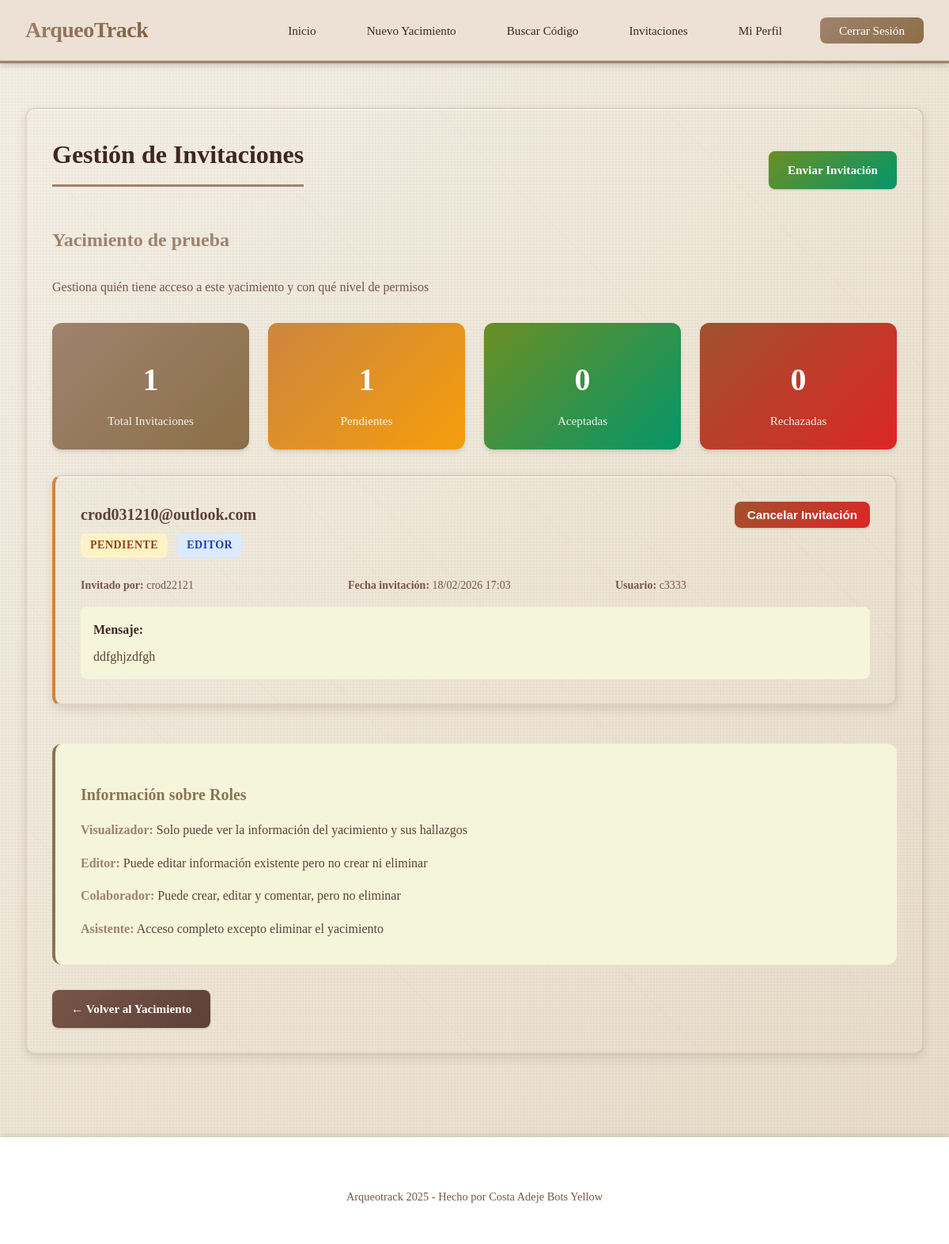
Page /yacimiento/2/invitaciones (signed in) on the committed database.
### app/models/yacimiento.py (models this page shows, shortened)
class Yacimiento(db.Model):
    __tablename__ = 'yacimientos'
    id = db.Column(db.Integer, primary_key=True)
    user_id = db.Column(db.Integer, db.ForeignKey('usuarios.id'), nullable=False, index=True)
    nombre = db.Column(db.String(200), nullable=False)
    ubicacion = db.Column(db.String(300))
    descripcion = db.Column(db.Text)
    lat = db.Column(db.Float)
    lng = db.Column(db.Float)
    polygon_geojson = db.Column(db.Text)  # GeoJSON del polígono (almacenado como texto)
    area_m2 = db.Column(db.Float)  # Área en metros cuadrados
    altitud_media = db.Column(db.Float)
    responsable = db.Column(db.String(100))
    fecha_inicio = db.Column(db.Date)
    fecha_fin = db.Column(db.Date)
    fecha_creacion = db.Column(db.DateTime, default=datetime.utcnow, nullable=False)
    fecha_actualizacion = db.Column(db.DateTime, default=datetime.utcnow, onupdate=datetime.utcnow)
    propietario = db.relationship(
        'Usuario',
        back_populates='yacimientos'
    )
    hallazgos = db.relationship(
        'Hallazgo',
        back_populates='yacimiento',
        cascade='all, delete-orphan',
        lazy='dynamic'
    )
    sectores = db.relationship(
        'Sector',
        back_populates='yacimiento',
        cascade='all, delete-orphan',
        lazy='dynamic'
    )
    fases = db.relationship(
        'FaseProyecto',
        back_populates='yacimiento',
        cascade='all, delete-orphan',
        lazy='dynamic',
        order_by='FaseProyecto.orden'
    )
    eventos = db.relationship(
        'Evento',
        back_populates='yacimiento',
        cascade='all, delete-orphan',
        lazy='dynamic',
        order_by='Evento.fecha.desc()'
    )
    invitaciones = db.relationship(
        'Invitacion',
        back_populates='yacimiento',
        cascade='all, delete-orphan',
        lazy='dynamic'
    )
    __table_args__ = (
        db.Index('idx_yacimientos_user_fecha', 'user_id', 'fecha_creacion'),
    )

### app/models/invitacion.py (models this page shows, shortened)
class Invitacion(db.Model):
    __tablename__ = 'invitaciones'
    id = db.Column(db.Integer, primary_key=True)
    yacimiento_id = db.Column(db.Integer, db.ForeignKey('yacimientos.id'), nullable=False, index=True)
    invitado_id = db.Column(db.Integer, db.ForeignKey('usuarios.id'), nullable=False, index=True)
    invitado_por_id = db.Column(db.Integer, db.ForeignKey('usuarios.id'), nullable=False)
    email = db.Column(db.String(120), nullable=False)
    rol = db.Column(db.String(50), nullable=False)  # visualizador, editor, colaborador, asistente
    mensaje = db.Column(db.Text)
    estado = db.Column(db.String(20), default='pendiente', nullable=False)  # pendiente, aceptada, rechazada, cancelada
    fecha_envio = db.Column(db.DateTime, default=datetime.utcnow, nullable=False)
    fecha_respuesta = db.Column(db.DateTime)
    yacimiento = db.relationship(
        'Yacimiento',
        back_populates='invitaciones'
    )
    invitado = db.relationship(
        'Usuario',
        back_populates='invitaciones_recibidas',
        foreign_keys=[invitado_id]
    )
    invitado_por = db.relationship(
        'Usuario',
        back_populates='invitaciones_enviadas',
        foreign_keys=[invitado_por_id]
    )
    __table_args__ = (
        db.Index('idx_invitaciones_yacimiento_estado', 'yacimiento_id', 'estado'),
        db.Index('idx_invitaciones_invitado_estado', 'invitado_id', 'estado'),
    )

### app/models/user.py (models this page shows, shortened)
class Usuario(db.Model, UserMixin):
    __tablename__ = 'usuarios'
    id = db.Column(db.Integer, primary_key=True)
    nombre_usuario = db.Column(db.String(80), unique=True, nullable=False, index=True)
    email = db.Column(db.String(120), unique=True, nullable=False, index=True)
    contraseña = db.Column('password_hash', db.String(200), nullable=False)
    nombre = db.Column(db.String(100), nullable=False)
    apellidos = db.Column(db.String(100), nullable=False)
    fecha_nacimiento = db.Column(db.Date, nullable=False)
    ocupacion = db.Column(db.String(50), nullable=True)
    fecha_registro = db.Column(db.DateTime, default=datetime.utcnow)
    activo = db.Column(db.Boolean, default=True)
    rol = db.Column(db.String(20), default='arqueologo')
    yacimientos = db.relationship('Yacimiento', back_populates='propietario', lazy='dynamic')
    hallazgos = db.relationship('Hallazgo', back_populates='propietario', lazy='dynamic', foreign_keys='Hallazgo.user_id')
    hallazgos_encontrados = db.relationship('Hallazgo', back_populates='encontrado_por', lazy='dynamic', foreign_keys='Hallazgo.encontrado_por_id')
    eventos = db.relationship('Evento', back_populates='usuario', lazy='dynamic')
    comentarios = db.relationship('Comentario', back_populates='usuario', lazy='dynamic')
    fases_responsable = db.relationship('FaseProyecto', back_populates='responsable', lazy='dynamic')
    invitaciones_enviadas = db.relationship('Invitacion', back_populates='invitado_por', lazy='dynamic', foreign_keys='Invitacion.invitado_por_id')
    invitaciones_recibidas = db.relationship('Invitacion', back_populates='invitado', lazy='dynamic', foreign_keys='Invitacion.invitado_id')

### app/blueprints/invitacion.py (the view)
@invitacion_bp.route('/yacimiento/<int:yacimiento_id>/invitaciones')
@login_required
def gestionar(yacimiento_id):
    yacimiento = Yacimiento.query.get_or_404(yacimiento_id)
    if yacimiento.user_id != current_user.id:
        abort(403)
    invitaciones = Invitacion.query.filter_by(yacimiento_id=yacimiento_id).all()
    invitaciones_pendientes = [i for i in invitaciones if i.estado == 'pendiente']
    colaboradores = [i for i in invitaciones if i.estado == 'aceptada']
    return render_template(
        'invitaciones/gestionar.html',
        yacimiento=yacimiento,
        invitaciones=invitaciones,
        invitaciones_pendientes=invitaciones_pendientes,
        colaboradores=colaboradores
    )

### templates/invitaciones/gestionar.html (shortened to what this page needs)
{% extends "base.html" %}
{% block content %}
<div class="main-content">
    <div class="card">
        <div style="display: flex; justify-content: space-between; align-items: center; flex-wrap: wrap; gap: 1rem; margin-bottom: 1.5rem;">
            <h1>Gestión de Invitaciones</h1>
            <a href="/yacimiento/{{ yacimiento.id }}/invitar" class="btn btn-success">Enviar Invitación</a>
        </div>
        <h2 style="color: var(--primary-color); border: none;">{{ yacimiento.nombre }}</h2>
        <p style="color: var(--gray); margin: 1rem 0;">
            Gestiona quién tiene acceso a este yacimiento y con qué nivel de permisos
        </p>
        {% if invitaciones %}
            <div class="stats-grid" style="margin: 2rem 0;">
                <div class="stat-card">
                    <h3>{{ invitaciones|length }}</h3>
                    <p>Total Invitaciones</p>
                </div>
                <div class="stat-card" style="background: linear-gradient(135deg, var(--warning-color), #f59e0b);">
                    <h3>{{ invitaciones|selectattr('estado', 'equalto', 'pendiente')|list|length }}</h3>
                    <p>Pendientes</p>
                </div>
                <div class="stat-card" style="background: linear-gradient(135deg, var(--success-color), #059669);">
                    <h3>{{ invitaciones|selectattr('estado', 'equalto', 'aceptada')|list|length }}</h3>
                    <p>Aceptadas</p>
                </div>
                <div class="stat-card" style="background: linear-gradient(135deg, var(--danger-color), #dc2626);">
                    <h3>{{ invitaciones|selectattr('estado', 'equalto', 'rechazada')|list|length }}</h3>
                    <p>Rechazadas</p>
                </div>
            </div>
            <div style="margin-top: 2rem;">
                {% for invitacion in invitaciones|sort(attribute='fecha_envio', reverse=True) %}
                <div class="card" style="margin-bottom: 1rem; border-left: 4px solid
                    {% if invitacion.estado == 'aceptada' %}var(--success-color)
                    {% elif invitacion.estado == 'rechazada' %}var(--danger-color)
                    {% else %}var(--warning-color){% endif %};">
                    <div style="display: flex; justify-content: space-between; align-items: start; flex-wrap: wrap; gap: 1rem;">
                        <div style="flex: 1;">
                            <h3 style="margin: 0;">{{ invitacion.email }}</h3>
                            <p style="margin: 0.5rem 0;">
                                <span class="badge badge-{% if invitacion.estado == 'aceptada' %}success{% elif invitacion.estado == 'rechazada' %}danger{% else %}warning{% endif %}">
                                    {{ invitacion.estado|upper }}
                                </span>
                                <span class="badge badge-info" style="margin-left: 0.5rem;">
                                    {{ invitacion.rol|upper }}
                                </span>
                            </p>
                        </div>
                        {% if invitacion.estado == 'pendiente' %}
                        <form method="POST" action="/revocar_invitacion/{{ invitacion.id }}" style="display: inline;" onsubmit="return confirm('¿Cancelar esta invitación?');">
                            <button type="submit" class="btn btn-danger" style="padding: 0.5rem 1rem;">
                                Cancelar Invitación
                            </button>
                        </form>
                        {% endif %}
                    </div>
                    <div class="detail-grid" style="margin-top: 1rem; grid-template-columns: repeat(auto-fit, minmax(200px, 1fr)); gap: 1rem; font-size: var(--font-sm); color: var(--gray);">
                        <div><strong>Invitado por:</strong> {{ invitacion.invitado_por.nombre_usuario }}</div>
                        <div><strong>Fecha invitación:</strong> {{ invitacion.fecha_envio.strftime('%d/%m/%Y %H:%M') }}</div>
                        {% if invitacion.invitado %}
                        <div><strong>Usuario:</strong> {{ invitacion.invitado.nombre_usuario }}</div>
                        {% endif %}
                    </div>
                    {% if invitacion.mensaje %}
                    <div style="margin-top: 1rem; padding: 1rem; background: var(--light-gray); border-radius: var(--border-radius);">
                        <strong>Mensaje:</strong>
                        <p style="margin: 0.5rem 0 0 0; color: var(--dark-secondary);">{{ invitacion.mensaje }}</p>
                    </div>
                    {% endif %}
                </div>
                {% endfor %}
            </div>
        {% endif %}
        <div style="margin-top: 3rem; padding: 2rem; background: var(--light-gray); border-radius: var(--border-radius-lg); border-left: 4px solid var(--info-color);">
            <h3 style="color: var(--info-color); margin-bottom: 1rem;">Información sobre Roles</h3>
            <div style="display: grid; gap: 1rem;">
                <div>
                    <strong style="color: var(--primary-color);">Visualizador:</strong>
                    <span style="color: var(--dark-secondary);"> Solo puede ver la información del yacimiento y sus hallazgos</span>
                </div>
                <div>
                    <strong style="color: var(--primary-color);">Editor:</strong>
                    <span style="color: var(--dark-secondary);"> Puede editar información existente pero no crear ni eliminar</span>
                </div>
                <div>
                    <strong style="color: var(--primary-color);">Colaborador:</strong>
                    <span style="color: var(--dark-secondary);"> Puede crear, editar y comentar, pero no eliminar</span>
                </div>
                <div>
                    <strong style="color: var(--primary-color);">Asistente:</strong>
                    <span style="color: var(--dark-secondary);"> Acceso completo excepto eliminar el yacimiento</span>
                </div>
            </div>
        </div>
        <a href="/yacimiento/{{ yacimiento.id }}" class="btn btn-secondary" style="margin-top: 2rem;">← Volver al Yacimiento</a>
    </div>
</div>
{% endblock %}

### static/css/styles.css (style rules this page uses)
:root { --primary-color: #a0826d; --primary-dark: #8b6f47; --primary-light: #c9a882; --secondary-color: #7d5e3f; --success-color: #6b8e23; --danger-color: #a0522d; --warning-color: #cd853f; --info-color: #8b7355; --dark: #3e2723; --dark-secondary: #5d4037; --gray: #795548; --light-gray: #f5f5dc; --border-color: #d7ccc8; --white: #ffffff; --bg-color: #faf8f3; --shadow-sm: 0 1px 2px 0 rgba(0, 0, 0, 0.05); --shadow: 0 1px 3px 0 rgba(0, 0, 0, 0.1), 0 1px 2px 0 rgba(0, 0, 0, 0.06); --shadow-md: 0 4px 6px -1px rgba(0, 0, 0, 0.1), 0 2px 4px -1px rgba(0, 0, 0, 0.06); --shadow-lg: 0 10px 15px -3px rgba(0, 0, 0, 0.1), 0 4px 6px -2px rgba(0, 0, 0, 0.05); --shadow-xl: 0 20px 25px -5px rgba(0, 0, 0, 0.1), 0 10px 10px -5px rgba(0, 0, 0, 0.04); --border-radius: 8px; --border-radius-lg: 12px; --space-1: 0.25rem; --space-2: 0.5rem; --space-3: 0.75rem; --space-4: 1rem; --space-5: 1.5rem; --space-6: 2rem; --space-8: 3rem; --font-xs: 0.75rem; --font-sm: 0.875rem; --font-base: 1rem; --font-lg: 1.125rem; --font-xl: 1.25rem; --font-2xl: 1.5rem; --font-3xl: 1.875rem; --font-4xl: 2.25rem; --transition: all 0.3s cubic-bezier(0.4, 0, 0.2, 1); }
* { margin: 0; padding: 0; box-sizing: border-box; }
body { font-family: 'Georgia', 'Palatino', 'Times New Roman', serif; background: var(--bg-color); min-height: 100vh; color: var(--dark); line-height: 1.6; position: relative; }
body::before { content: ''; position: fixed; top: 0; left: 0; width: 100%; height: 100%; background: repeating-linear-gradient(90deg, transparent, transparent 2px, rgba(160, 130, 109, 0.03) 2px, rgba(160, 130, 109, 0.03) 4px), repeating-linear-gradient(0deg, transparent, transparent 2px, rgba(125, 94, 63, 0.03) 2px, rgba(125, 94, 63, 0.03) 4px), linear-gradient(135deg, #f5f1e8 0%, #e8dcc8 100%); z-index: -1; pointer-events: none; }
.main-content, .contenido { max-width: 1400px; margin: 0 auto; padding: var(--space-6); }
.card { background: radial-gradient(circle at 10% 20%, rgba(201, 168, 130, 0.05) 0%, transparent 50%), linear-gradient(135deg, #faf8f3 0%, #f5ebe0 100%); border-radius: var(--border-radius-lg); padding: 2rem; margin: 1.5rem 0; box-shadow: 0 4px 12px rgba(62, 39, 35, 0.12), inset 0 1px 0 rgba(255, 255, 255, 0.7), inset 0 -1px 0 rgba(160, 130, 109, 0.15); border: 2px solid rgba(160, 130, 109, 0.2); background-image: repeating-linear-gradient(45deg, transparent, transparent 200px, rgba(160, 130, 109, 0.02) 200px, rgba(160, 130, 109, 0.02) 202px); transition: var(--transition); }
.card h1 { color: var(--dark); margin-bottom: 1.5rem; font-size: 2rem; font-weight: 800; border-bottom: 3px solid var(--primary-color); padding-bottom: 0.75rem; }
.card h2 { color: var(--dark); margin-bottom: 1.25rem; font-size: 1.5rem; font-weight: 700; border-bottom: 2px solid var(--border-color); padding-bottom: 0.5rem; }
.card h3 { color: var(--dark-secondary); margin: 1rem 0 0.5rem; font-size: 1.25rem; font-weight: 600; }
.card-info, .detail-grid { display: grid; gap: 0.75rem; margin: 1rem 0; }
.btn { display: inline-block; padding: 0.75rem 1.5rem; background: linear-gradient(135deg, var(--primary-color), var(--primary-dark)); color: var(--white); text-decoration: none; border-radius: var(--border-radius); font-weight: 600; font-size: 0.95rem; border: none; cursor: pointer; transition: var(--transition); box-shadow: var(--shadow); text-align: center; }
.btn-secondary { background: linear-gradient(135deg, var(--gray), var(--dark-secondary)); }
.btn-danger { background: linear-gradient(135deg, var(--danger-color), #dc2626); }
.btn-success { background: linear-gradient(135deg, var(--success-color), #059669); }
.stats-grid { display: grid; grid-template-columns: repeat(auto-fit, minmax(200px, 1fr)); gap: 1.5rem; margin: 1.5rem 0; }
.stat-card { background: linear-gradient(135deg, var(--primary-color), var(--primary-dark)); color: var(--white); padding: 1.5rem; border-radius: var(--border-radius-lg); box-shadow: var(--shadow-md); text-align: center; transition: var(--transition); }
.stat-card h3 { font-size: 2.5rem; font-weight: 800; margin-bottom: 0.5rem; color: var(--white); }
.stat-card p { font-size: 0.95rem; opacity: 0.9; font-weight: 500; }
.badge { display: inline-block; padding: 0.25rem 0.75rem; border-radius: var(--border-radius); font-size: var(--font-sm); font-weight: 600; text-transform: uppercase; letter-spacing: 0.5px; }
.badge-warning { background: #fef3c7; color: #92400e; }
.badge-info { background: #dbeafe; color: #1e40af; }

### rows in the picture
Yacimiento: nombre "Yacimiento de prueba"
Invitacion: email "crod031210@outlook.com", estado "PENDIENTE", rol "EDITOR", invitado_por.nombre_usuario "crod22121", fecha_envio "18/02/2026 17:03", invitado.nombre_usuario "c3333", mensaje "ddfghjzdfgh"

### other values in the picture
{{ invitaciones|length }} "1"
{{ invitaciones|selectattr('estado', 'equalto', 'pendiente')|list|length }} "1"
{{ invitaciones|selectattr('estado', 'equalto', 'aceptada')|list|length }} "0"
{{ invitaciones|selectattr('estado', 'equalto', 'rechazada')|list|length }} "0"
